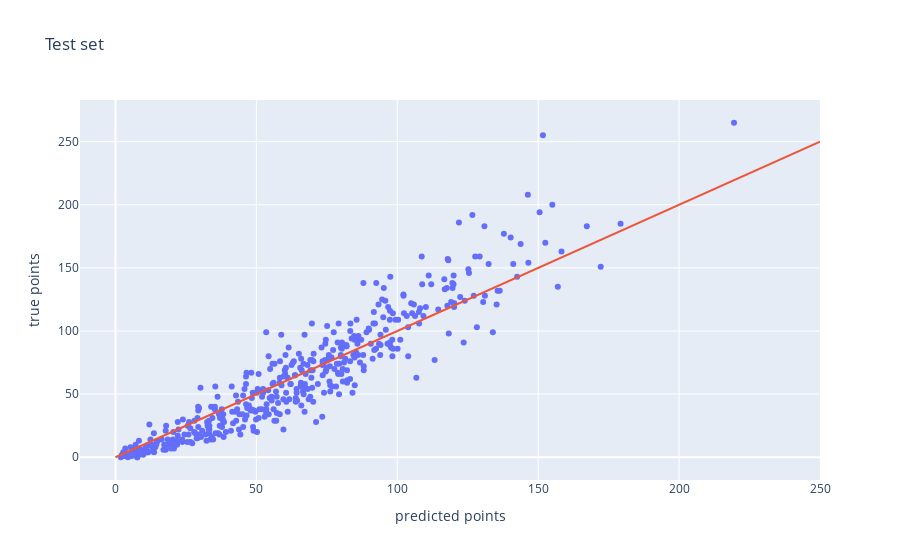

Write notebook code for a chart like this one.
### Code cell
draw_all_predictions(stats_df)
